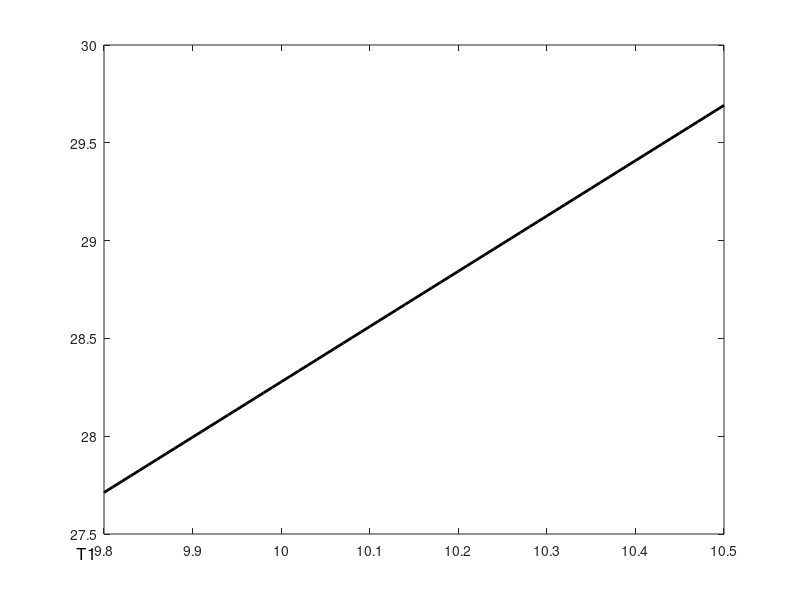

Write the MATLAB code that produced this figure.

% plot the transects on top of the long profile map
angles = linspace(0.025, 0.5*pi, 25);
radius = 5;
CenterX = 5;
CenterY = 5;
x1 = radius * cos(angles) + CenterX;
y1 = radius * sin(angles) + CenterY;

angles = linspace(0.25*pi, 0.55*pi, 25);
radius = 30;
CenterX = 15;
CenterY = 5;
x2 = radius * cos(angles) + CenterX;
y2 = radius * sin(angles) + CenterY;

idx = [10, 14, 20, 24];
textIdx2 = {'T4', 'T3', 'T2', 'T1'};

textIdx = {strcat(textIdx2{1}, ''''), ...
    strcat(textIdx2{2}, ''''), ...
    strcat(textIdx2{3}, ''''), ...
    strcat(textIdx2{4}, '''')};

for a = 1:length(idx)

    id = idx(a);
    xIn = [x1(id), x2(id); 0, 0]';
    yIn = [y1(id); y2(id)];

    [b,bint,r,rint,stats] = regress(yIn,xIn); % Run the regression
    Acoeff = b(2,1); % Pull out the a coefficient in log
    Bcoeff  = b(1,1); % Pull out the b coefficient in log

    % & plot of pre-diversion data
    if idx(a) == 10
        xvalues = [22.9:0.01:23.25];
    elseif idx(a) == 14
        xvalues = [19:0.01:19.2];
    elseif idx(a) == 20
        xvalues = [13.5:0.01:13.65];
    elseif idx(a) == 24
        xvalues = [9.8:0.01:10.5];
    end

    curvefit1 = Bcoeff.*xvalues+Acoeff; % Produce data
    plot(xvalues,curvefit1, 'color', 'k', 'linestyle','-','linewidth',2);
    if a == 1
        %ts = text( [23.1001248193405], [26.816708711076], char(textIdx(a)), 'FontSize',16);
        ts = text( [22.1610169491525], [25.7824858757062], char(textIdx2(a)), 'FontSize',12);

    elseif a == 2
        %ts = text( [xvalues(end)], [curvefit1(end)], char(textIdx(a)), 'FontSize',16);
        ts = text( [18.4717514124294], [26.6147569184394], char(textIdx2(a)), 'FontSize',12);
    elseif a == 3
        %ts = text( [13.65], [28.3449626684132], char(textIdx2(a)), 'FontSize',16);
        ts = text( [13.0028248587571], [27.4848134156145] , char(textIdx2(a)), 'FontSize',12);

    elseif a == 4
        %ts = text( [xvalues(end)], [curvefit1(end)], char(textIdx(a)), 'FontSize',16);
        ts = text( [9.76892655367232], [27.4014005692015], char(textIdx2(a)), 'FontSize',12);
    end

end















